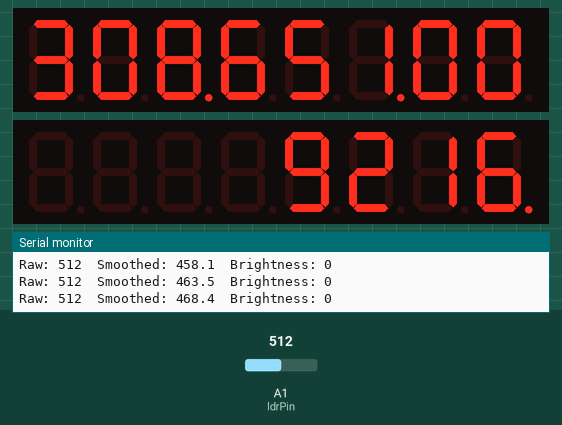
This sketch was run on a simulated Arduino Uno, built with avr-gcc and run on an emulated ATmega328P. Shown: 2 × 8-digit seven-segment display, the last lines printed to the serial monitor. The inputs (shaded band) are chosen by the test bench; at power-on: A1 (ldrPin) = 512. The local clock reads 2024-03-15 10:24:30 at power-on unless the sketch sets it.

Above: at 1.6 s.
1.7 s: A1 (ldrPin) set to 716
At 2.5 s:
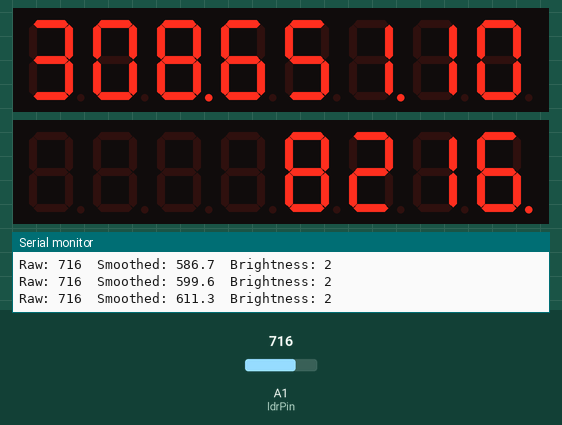
3.6 s: A1 (ldrPin) set to 900
At 3.8 s:
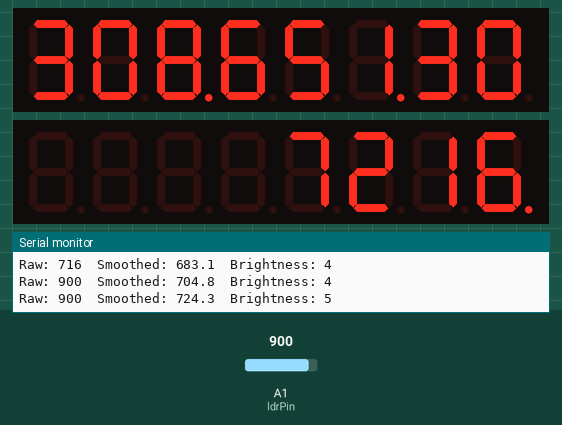
5.2 s: A1 (ldrPin) set to 511
At 9.7 s:
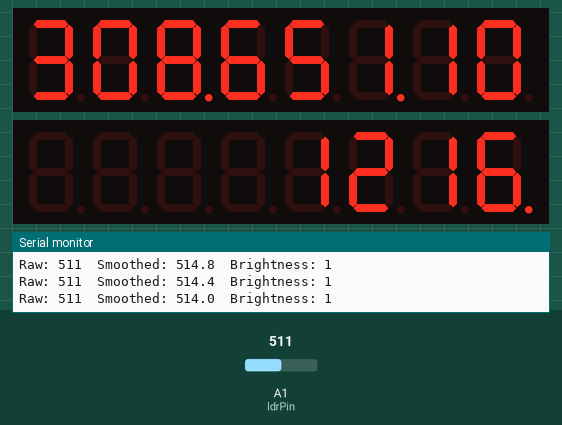
Timing chart, 0 to 11.2 s (numbered marks = the images above; inputs shaded):
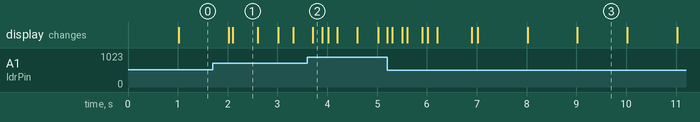

The sketch:

allUpTest_2_showBrightness.ino
```cpp
// All Up Test of PCB v1.0
// Auto‑brightness control via photo‑resistor on A1 Arduino pin
// First 2 digits show brightness, useful for testing
// Prints brightness data to serial for debug
// RTC calculated time to live

#include <Wire.h>
#include <RTClib.h>
#include "LedControl.h"

LedControl lc = LedControl(7,6,5,2); // Arduino pins: D7=DIN, D6=CLK, D5=LOAD/CS, 2= 2x 7219 driver chips
RTC_DS3231 rtc;

const int ldrPin = A1; // One leg connected to 5V, other to ground via 10k R and to pin A1

DateTime deathTime(2073, 11, 22, 00, 00, 00);  // target timestamp

unsigned long lastTick = 0;
unsigned long prevBright = 0;
float smoothLight = 300.0;
int currentBrightness = 0;

void setup() {
  Serial.begin(9600);

  if (!rtc.begin()) {
    Serial.println("RTC not found");
    while (1);
  }

  for (int i = 0; i < 2; i++) {
    lc.shutdown(i, false);
    lc.clearDisplay(i);
  }
}

void displayNumber(unsigned long long val) {
  int digits[12];
  for (int i = 0; i < 12; i++) {
    digits[i] = val % 10;
    val /= 10;
  }

  bool leading = true;
  for (int i = 11; i >= 0; i--) {
    // skip leftmost two positions to reserve for brightness
    if (i == 11 || i == 10) continue;

    int d = digits[i];
    int dev = (11 - i) / 8;
    int pos = (11 - i) % 8;
    bool dp = (i % 3 == 0 && i != 0);

    if (leading && d == 0)
      lc.setChar(dev,pos,' ',false);
    else {
      lc.setDigit(dev,pos,d,dp);
      leading = false;
    }
  }

  // show brightness on the two leftmost digits
  int bVal = currentBrightness;
  int b0 = bVal % 10;
  int b1 = (bVal / 10) % 10;
lc.setDigit(0, 0, b1, false);
lc.setDigit(0, 1, b0, false);
}

void loop() {
  unsigned long now = millis();

  // brightness update
  if (now - prevBright >= 100) {
    prevBright = now;
    int rawLight = analogRead(ldrPin);
    smoothLight = 0.9f * smoothLight + 0.1f * rawLight;

    float norm = (smoothLight - 300.0f) / (1023.0f - 300.0f); // second term (300) = lower cutoff (brightness = 0)
    if (norm < 0) norm = 0;
    if (norm > 1) norm = 1;
    float shaped = pow(norm, 2.0f); // lower value = less aggressive dim curve
    int brightness = (int)(shaped * 15.0f);
    currentBrightness = brightness;

    lc.setIntensity(0, brightness);
    lc.setIntensity(1, brightness);

    Serial.print("Raw: "); Serial.print(rawLight);
    Serial.print("  Smoothed: "); Serial.print(smoothLight,1);
    Serial.print("  Brightness: "); Serial.println(brightness);
  }

  // countdown update once per second
  if (now - lastTick >= 1000) {
    lastTick = now;

    DateTime current = rtc.now();

    if (current >= deathTime) {
      for (int i=0;i<2;i++) lc.clearDisplay(i);
      lc.setChar(1,7,'0',false);
      Serial.println("Countdown complete");
      return;
    }

    TimeSpan remaining = deathTime - current;
    unsigned long long totalSecs = remaining.totalseconds();
    displayNumber(totalSecs);

  }
}
```
